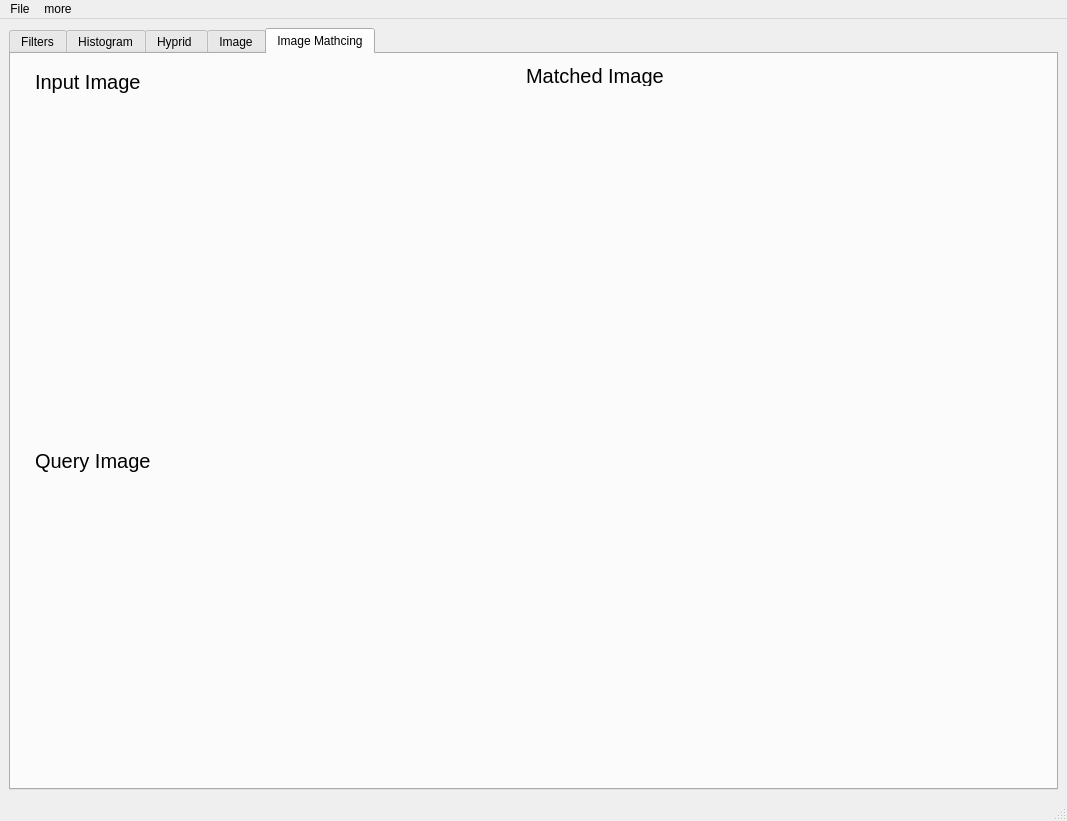
<?xml version="1.0" encoding="UTF-8"?>
<ui version="4.0">
 <class>MainWindow</class>
 <widget class="QMainWindow" name="MainWindow">
  <property name="geometry">
   <rect>
    <x>0</x>
    <y>0</y>
    <width>1067</width>
    <height>821</height>
   </rect>
  </property>
  <property name="maximumSize">
   <size>
    <width>1067</width>
    <height>821</height>
   </size>
  </property>
  <property name="windowTitle">
   <string>Image Processer</string>
  </property>
  <widget class="QWidget" name="centralwidget">
   <layout class="QGridLayout" name="gridLayout">
    <item row="0" column="0">
     <widget class="QTabWidget" name="tabWidget">
      <property name="currentIndex">
       <number>4</number>
      </property>
      <widget class="QWidget" name="tab">
       <attribute name="title">
        <string>Filters</string>
       </attribute>
       <widget class="QWidget" name="layoutWidget">
        <property name="geometry">
         <rect>
          <x>10</x>
          <y>13</y>
          <width>1021</width>
          <height>701</height>
         </rect>
        </property>
        <layout class="QVBoxLayout" name="verticalLayout_4" stretch="0,0,0,5">
         <item>
          <layout class="QHBoxLayout" name="horizontalLayout">
           <item>
            <widget class="QLabel" name="label_3">
             <property name="maximumSize">
              <size>
               <width>791</width>
               <height>41</height>
              </size>
             </property>
             <property name="font">
              <font>
               <family>MV Boli</family>
               <pointsize>20</pointsize>
              </font>
             </property>
             <property name="text">
              <string>Choose a certain type of noise</string>
             </property>
            </widget>
           </item>
           <item>
            <widget class="QComboBox" name="noise_comboBox">
             <property name="maximumSize">
              <size>
               <width>491</width>
               <height>31</height>
              </size>
             </property>
             <item>
              <property name="text">
               <string>Salt&amp;pepper</string>
              </property>
             </item>
             <item>
              <property name="text">
               <string>Gaussian</string>
              </property>
             </item>
             <item>
              <property name="text">
               <string>uniform</string>
              </property>
             </item>
            </widget>
           </item>
          </layout>
         </item>
         <item>
          <layout class="QHBoxLayout" name="horizontalLayout_2">
           <item>
            <widget class="QLabel" name="label_5">
             <property name="maximumSize">
              <size>
               <width>791</width>
               <height>51</height>
              </size>
             </property>
             <property name="font">
              <font>
               <family>MV Boli</family>
               <pointsize>20</pointsize>
              </font>
             </property>
             <property name="text">
              <string>Choose a certain type of filters</string>
             </property>
            </widget>
           </item>
           <item>
            <widget class="QComboBox" name="filters_comboBox">
             <property name="maximumSize">
              <size>
               <width>491</width>
               <height>31</height>
              </size>
             </property>
             <item>
              <property name="text">
               <string>average filter</string>
              </property>
             </item>
             <item>
              <property name="text">
               <string>Gaussian filter</string>
              </property>
             </item>
             <item>
              <property name="text">
               <string>Median filter</string>
              </property>
             </item>
             <item>
              <property name="text">
               <string>Freq. low pass filter</string>
              </property>
             </item>
             <item>
              <property name="text">
               <string>Freq. high pass filter</string>
              </property>
             </item>
            </widget>
           </item>
          </layout>
         </item>
         <item>
          <layout class="QHBoxLayout" name="horizontalLayout_6">
           <item>
            <widget class="QLabel" name="label_12">
             <property name="font">
              <font>
               <family>MV Boli</family>
               <pointsize>20</pointsize>
              </font>
             </property>
             <property name="text">
              <string>Choose a certain type of Edge detector</string>
             </property>
            </widget>
           </item>
           <item>
            <widget class="QComboBox" name="Edge_comboBox">
             <property name="maximumSize">
              <size>
               <width>491</width>
               <height>31</height>
              </size>
             </property>
             <item>
              <property name="text">
               <string>Sobel Edge</string>
              </property>
             </item>
             <item>
              <property name="text">
               <string>Roberts Edge</string>
              </property>
             </item>
             <item>
              <property name="text">
               <string>Perwitt Edge</string>
              </property>
             </item>
             <item>
              <property name="text">
               <string>Canny Edge</string>
              </property>
             </item>
            </widget>
           </item>
          </layout>
         </item>
         <item>
          <layout class="QHBoxLayout" name="horizontalLayout_3">
           <item>
            <layout class="QVBoxLayout" name="verticalLayout">
             <item>
              <widget class="QLabel" name="label">
               <property name="maximumSize">
                <size>
                 <width>331</width>
                 <height>51</height>
                </size>
               </property>
               <property name="font">
                <font>
                 <family>MV Boli</family>
                 <pointsize>20</pointsize>
                </font>
               </property>
               <property name="text">
                <string>  Original Image</string>
               </property>
              </widget>
             </item>
             <item>
              <widget class="QLabel" name="original_image">
               <property name="maximumSize">
                <size>
                 <width>331</width>
                 <height>429</height>
                </size>
               </property>
               <property name="text">
                <string/>
               </property>
               <property name="scaledContents">
                <bool>true</bool>
               </property>
              </widget>
             </item>
            </layout>
           </item>
           <item>
            <layout class="QVBoxLayout" name="verticalLayout_2">
             <item>
              <widget class="QLabel" name="label_2">
               <property name="maximumSize">
                <size>
                 <width>241</width>
                 <height>51</height>
                </size>
               </property>
               <property name="font">
                <font>
                 <family>MV Boli</family>
                 <pointsize>20</pointsize>
                </font>
               </property>
               <property name="text">
                <string>  Noisy Image </string>
               </property>
              </widget>
             </item>
             <item>
              <widget class="QLabel" name="noisy_image">
               <property name="maximumSize">
                <size>
                 <width>331</width>
                 <height>429</height>
                </size>
               </property>
               <property name="text">
                <string/>
               </property>
               <property name="scaledContents">
                <bool>true</bool>
               </property>
              </widget>
             </item>
            </layout>
           </item>
           <item>
            <layout class="QVBoxLayout" name="verticalLayout_3">
             <item>
              <widget class="QLabel" name="label_4">
               <property name="maximumSize">
                <size>
                 <width>281</width>
                 <height>51</height>
                </size>
               </property>
               <property name="font">
                <font>
                 <family>MV Boli</family>
                 <pointsize>20</pointsize>
                </font>
               </property>
               <property name="text">
                <string>  filtered Image </string>
               </property>
              </widget>
             </item>
             <item>
              <widget class="QLabel" name="filtered_image">
               <property name="maximumSize">
                <size>
                 <width>331</width>
                 <height>429</height>
                </size>
               </property>
               <property name="text">
                <string/>
               </property>
               <property name="scaledContents">
                <bool>true</bool>
               </property>
              </widget>
             </item>
            </layout>
           </item>
          </layout>
         </item>
        </layout>
       </widget>
      </widget>
      <widget class="QWidget" name="tab_2">
       <attribute name="title">
        <string>Histogram</string>
       </attribute>
       <widget class="QWidget" name="layoutWidget">
        <property name="geometry">
         <rect>
          <x>12</x>
          <y>12</y>
          <width>1021</width>
          <height>701</height>
         </rect>
        </property>
        <layout class="QVBoxLayout" name="verticalLayout_5">
         <item>
          <layout class="QHBoxLayout" name="horizontalLayout_5">
           <item>
            <layout class="QVBoxLayout" name="verticalLayout_6" stretch="0,5">
             <item>
              <widget class="QLabel" name="label_7">
               <property name="font">
                <font>
                 <family>MV Boli</family>
                 <pointsize>15</pointsize>
                </font>
               </property>
               <property name="text">
                <string>            INPUT IMAGE</string>
               </property>
              </widget>
             </item>
             <item>
              <widget class="QLabel" name="ip_img">
               <property name="maximumSize">
                <size>
                 <width>501</width>
                 <height>301</height>
                </size>
               </property>
               <property name="text">
                <string/>
               </property>
               <property name="scaledContents">
                <bool>true</bool>
               </property>
              </widget>
             </item>
            </layout>
           </item>
           <item>
            <layout class="QVBoxLayout" name="verticalLayout_7" stretch="0,5">
             <item>
              <widget class="QLabel" name="label_8">
               <property name="font">
                <font>
                 <family>MV Boli</family>
                 <pointsize>15</pointsize>
                </font>
               </property>
               <property name="text">
                <string>               HISTOGRAM</string>
               </property>
              </widget>
             </item>
             <item>
              <widget class="QLabel" name="ip_img_2">
               <property name="maximumSize">
                <size>
                 <width>501</width>
                 <height>301</height>
                </size>
               </property>
               <property name="text">
                <string/>
               </property>
               <property name="scaledContents">
                <bool>true</bool>
               </property>
              </widget>
             </item>
            </layout>
           </item>
          </layout>
         </item>
         <item>
          <layout class="QHBoxLayout" name="horizontalLayout_4">
           <item>
            <layout class="QVBoxLayout" name="verticalLayout_8" stretch="0,5">
             <item>
              <widget class="QLabel" name="label_6">
               <property name="font">
                <font>
                 <family>MV Boli</family>
                 <pointsize>15</pointsize>
                </font>
               </property>
               <property name="text">
                <string>              HISTOGRAM</string>
               </property>
              </widget>
             </item>
             <item>
              <widget class="QLabel" name="ip_img_3">
               <property name="maximumSize">
                <size>
                 <width>501</width>
                 <height>301</height>
                </size>
               </property>
               <property name="text">
                <string/>
               </property>
               <property name="scaledContents">
                <bool>true</bool>
               </property>
              </widget>
             </item>
            </layout>
           </item>
           <item>
            <layout class="QVBoxLayout" name="verticalLayout_9" stretch="0,5">
             <item>
              <widget class="QLabel" name="label_9">
               <property name="font">
                <font>
                 <family>MV Boli</family>
                 <pointsize>15</pointsize>
                </font>
               </property>
               <property name="text">
                <string>             HISTOGRAM</string>
               </property>
              </widget>
             </item>
             <item>
              <widget class="QLabel" name="ip_img_4">
               <property name="maximumSize">
                <size>
                 <width>501</width>
                 <height>301</height>
                </size>
               </property>
               <property name="text">
                <string/>
               </property>
               <property name="scaledContents">
                <bool>true</bool>
               </property>
              </widget>
             </item>
            </layout>
           </item>
          </layout>
         </item>
        </layout>
       </widget>
      </widget>
      <widget class="QWidget" name="tab_3">
       <attribute name="title">
        <string>Hyprid </string>
       </attribute>
       <layout class="QVBoxLayout" name="verticalLayout_23">
        <item>
         <layout class="QVBoxLayout" name="verticalLayout_22" stretch="2,2">
          <item>
           <layout class="QHBoxLayout" name="horizontalLayout_11">
            <item>
             <layout class="QVBoxLayout" name="verticalLayout_19" stretch="0,5">
              <item>
               <widget class="QLabel" name="label_10">
                <property name="font">
                 <font>
                  <family>MV Boli</family>
                  <pointsize>15</pointsize>
                 </font>
                </property>
                <property name="text">
                 <string>            INPUT IMAGE(1)</string>
                </property>
               </widget>
              </item>
              <item>
               <widget class="QLabel" name="ip_hyp_img1">
                <property name="maximumSize">
                 <size>
                  <width>501</width>
                  <height>301</height>
                 </size>
                </property>
                <property name="text">
                 <string/>
                </property>
                <property name="scaledContents">
                 <bool>true</bool>
                </property>
               </widget>
              </item>
             </layout>
            </item>
            <item>
             <layout class="QVBoxLayout" name="verticalLayout_20" stretch="0,5">
              <item>
               <widget class="QLabel" name="label_11">
                <property name="font">
                 <font>
                  <family>MV Boli</family>
                  <pointsize>15</pointsize>
                 </font>
                </property>
                <property name="text">
                 <string>            INPUT IMAGE(2)</string>
                </property>
               </widget>
              </item>
              <item>
               <widget class="QLabel" name="ip_hyp_img2">
                <property name="maximumSize">
                 <size>
                  <width>501</width>
                  <height>301</height>
                 </size>
                </property>
                <property name="text">
                 <string/>
                </property>
                <property name="scaledContents">
                 <bool>true</bool>
                </property>
               </widget>
              </item>
             </layout>
            </item>
           </layout>
          </item>
          <item>
           <layout class="QVBoxLayout" name="verticalLayout_21" stretch="0,5">
            <item>
             <widget class="QLabel" name="label_23">
              <property name="font">
               <font>
                <family>MV Boli</family>
                <pointsize>15</pointsize>
               </font>
              </property>
              <property name="text">
               <string>                                     HYPRID IMAGE </string>
              </property>
             </widget>
            </item>
            <item>
             <widget class="QLabel" name="op_hyp_img">
              <property name="maximumSize">
               <size>
                <width>1013</width>
                <height>303</height>
               </size>
              </property>
              <property name="text">
               <string/>
              </property>
              <property name="scaledContents">
               <bool>true</bool>
              </property>
             </widget>
            </item>
           </layout>
          </item>
         </layout>
        </item>
       </layout>
      </widget>
      <widget class="QWidget" name="Image">
       <attribute name="title">
        <string>Image</string>
       </attribute>
       <widget class="QWidget" name="layoutWidget">
        <property name="geometry">
         <rect>
          <x>10</x>
          <y>11</y>
          <width>1021</width>
          <height>701</height>
         </rect>
        </property>
        <layout class="QHBoxLayout" name="horizontalLayout_7">
         <item>
          <layout class="QVBoxLayout" name="verticalLayout_10" stretch="0,7">
           <item>
            <widget class="QLabel" name="label_13">
             <property name="font">
              <font>
               <family>MV Boli</family>
               <pointsize>15</pointsize>
              </font>
             </property>
             <property name="text">
              <string>            INPUT IMAGE</string>
             </property>
            </widget>
           </item>
           <item>
            <widget class="QLabel" name="ip_img_eq">
             <property name="maximumSize">
              <size>
               <width>501</width>
               <height>600</height>
              </size>
             </property>
             <property name="text">
              <string/>
             </property>
             <property name="scaledContents">
              <bool>true</bool>
             </property>
            </widget>
           </item>
          </layout>
         </item>
         <item>
          <layout class="QVBoxLayout" name="verticalLayout_11" stretch="0,7">
           <item>
            <widget class="QLabel" name="label_14">
             <property name="font">
              <font>
               <family>MV Boli</family>
               <pointsize>15</pointsize>
              </font>
             </property>
             <property name="text">
              <string>           Equalized IMAGE</string>
             </property>
            </widget>
           </item>
           <item>
            <widget class="QLabel" name="op_img_eq">
             <property name="maximumSize">
              <size>
               <width>501</width>
               <height>600</height>
              </size>
             </property>
             <property name="text">
              <string/>
             </property>
             <property name="scaledContents">
              <bool>true</bool>
             </property>
            </widget>
           </item>
          </layout>
         </item>
        </layout>
       </widget>
      </widget>
      <widget class="QWidget" name="tab_4">
       <attribute name="title">
        <string>Image Mathcing</string>
       </attribute>
       <widget class="QWidget" name="layoutWidget">
        <property name="geometry">
         <rect>
          <x>10</x>
          <y>10</y>
          <width>1021</width>
          <height>701</height>
         </rect>
        </property>
        <layout class="QGridLayout" name="gridLayout_2">
         <item row="0" column="0">
          <layout class="QVBoxLayout" name="verticalLayout_15">
           <item>
            <layout class="QVBoxLayout" name="verticalLayout_12">
             <item>
              <widget class="QLabel" name="label_16">
               <property name="maximumSize">
                <size>
                 <width>151</width>
                 <height>31</height>
                </size>
               </property>
               <property name="font">
                <font>
                 <pointsize>15</pointsize>
                </font>
               </property>
               <property name="text">
                <string>Input Image</string>
               </property>
              </widget>
             </item>
             <item>
              <widget class="QLabel" name="ip_img_corner">
               <property name="maximumSize">
                <size>
                 <width>471</width>
                 <height>340</height>
                </size>
               </property>
               <property name="text">
                <string/>
               </property>
               <property name="scaledContents">
                <bool>true</bool>
               </property>
              </widget>
             </item>
            </layout>
           </item>
           <item>
            <layout class="QVBoxLayout" name="verticalLayout_13">
             <item>
              <widget class="QLabel" name="label_15">
               <property name="maximumSize">
                <size>
                 <width>151</width>
                 <height>31</height>
                </size>
               </property>
               <property name="font">
                <font>
                 <pointsize>15</pointsize>
                </font>
               </property>
               <property name="text">
                <string>Query Image</string>
               </property>
              </widget>
             </item>
             <item>
              <widget class="QLabel" name="ip_img_qury">
               <property name="maximumSize">
                <size>
                 <width>471</width>
                 <height>281</height>
                </size>
               </property>
               <property name="text">
                <string/>
               </property>
               <property name="scaledContents">
                <bool>true</bool>
               </property>
              </widget>
             </item>
            </layout>
           </item>
          </layout>
         </item>
         <item row="0" column="1">
          <layout class="QVBoxLayout" name="verticalLayout_14">
           <item>
            <widget class="QLabel" name="label_17">
             <property name="maximumSize">
              <size>
               <width>181</width>
               <height>20</height>
              </size>
             </property>
             <property name="font">
              <font>
               <pointsize>15</pointsize>
              </font>
             </property>
             <property name="text">
              <string>Matched Image</string>
             </property>
            </widget>
           </item>
           <item>
            <widget class="QLabel" name="img_match">
             <property name="maximumSize">
              <size>
               <width>501</width>
               <height>671</height>
              </size>
             </property>
             <property name="text">
              <string/>
             </property>
             <property name="scaledContents">
              <bool>true</bool>
             </property>
            </widget>
           </item>
          </layout>
         </item>
        </layout>
       </widget>
      </widget>
     </widget>
    </item>
   </layout>
  </widget>
  <widget class="QMenuBar" name="menubar">
   <property name="geometry">
    <rect>
     <x>0</x>
     <y>0</y>
     <width>1067</width>
     <height>26</height>
    </rect>
   </property>
   <widget class="QMenu" name="menuFile">
    <property name="title">
     <string>File</string>
    </property>
    <addaction name="actionLoad_Image"/>
   </widget>
   <widget class="QMenu" name="menuOptions">
    <property name="title">
     <string>more</string>
    </property>
    <addaction name="actionHistogram"/>
    <addaction name="actionHyprid_Image"/>
    <addaction name="actionRGB_Histogram"/>
    <addaction name="actionImage_Equalization"/>
    <addaction name="actionImage_Normalization"/>
    <addaction name="actionGlobal_Threshold"/>
    <addaction name="actionLocal_Threshold"/>
    <addaction name="actionImage_Matching"/>
   </widget>
   <addaction name="menuFile"/>
   <addaction name="menuOptions"/>
  </widget>
  <widget class="QStatusBar" name="statusbar"/>
  <action name="actionLoad_Image">
   <property name="text">
    <string>Load Image</string>
   </property>
  </action>
  <action name="actionHistogram">
   <property name="text">
    <string>Histogram</string>
   </property>
  </action>
  <action name="actionHyprid_Image">
   <property name="text">
    <string>Hyprid Image</string>
   </property>
  </action>
  <action name="actionRGB_Histogram">
   <property name="text">
    <string>RGB Histogram</string>
   </property>
  </action>
  <action name="actionImage_Equalization">
   <property name="text">
    <string>Image Equalization</string>
   </property>
  </action>
  <action name="actionImage_Normalization">
   <property name="text">
    <string>Image Normalization</string>
   </property>
  </action>
  <action name="actionGlobal_Threshold">
   <property name="text">
    <string>Global Threshold</string>
   </property>
  </action>
  <action name="actionLocal_Threshold">
   <property name="text">
    <string>Local Threshold</string>
   </property>
  </action>
  <action name="actionActive_Contour">
   <property name="text">
    <string>Active Contour</string>
   </property>
  </action>
  <action name="actionCircle_Detection">
   <property name="text">
    <string>Image Matching </string>
   </property>
  </action>
  <action name="actionLine_Detection">
   <property name="text">
    <string>Line Detection</string>
   </property>
  </action>
  <action name="actionImage_Matching">
   <property name="text">
    <string>Image Matching </string>
   </property>
  </action>
 </widget>
 <resources/>
 <connections/>
</ui>
